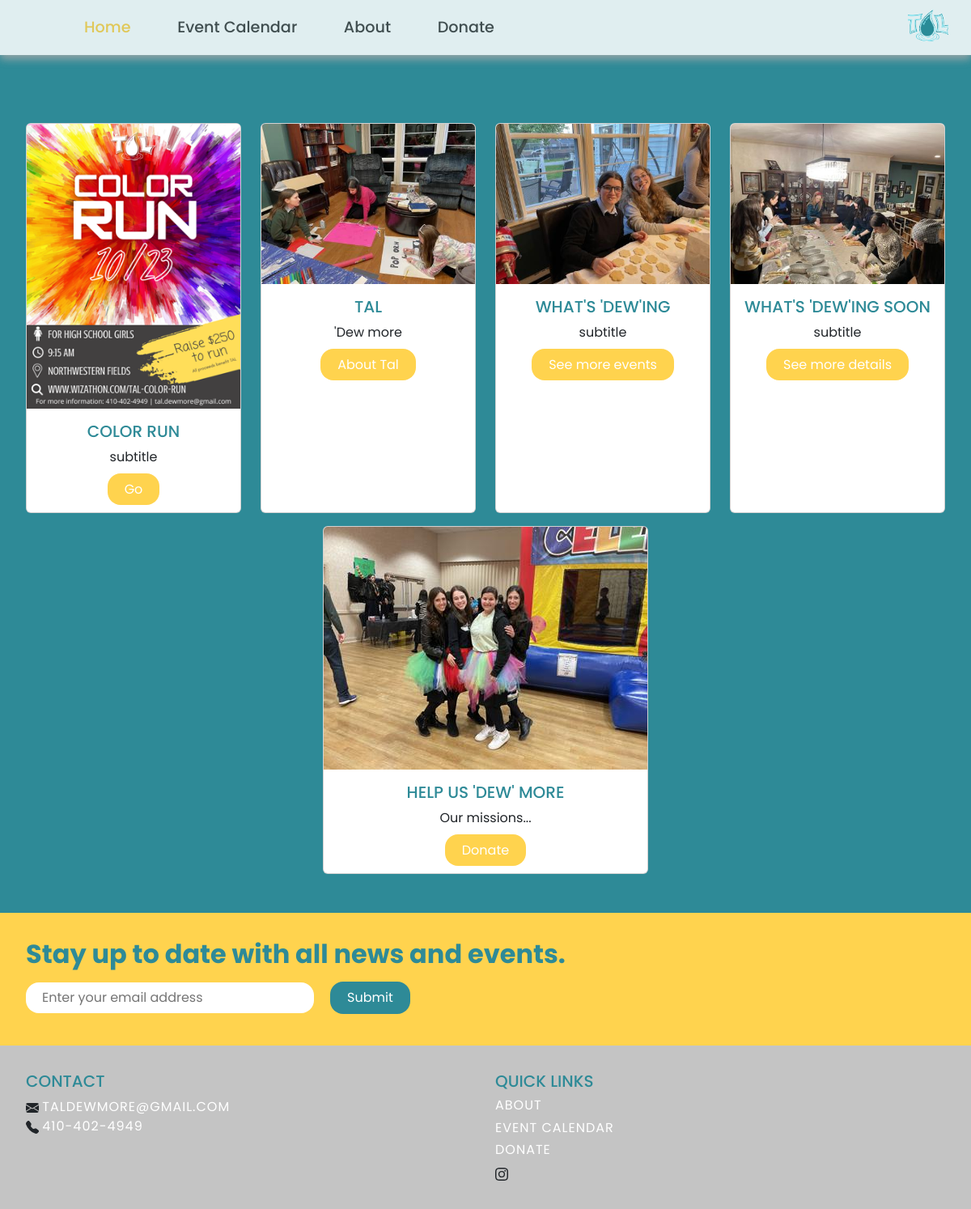
The page / on the database its author committed.
### home/models.py (models this page shows, shortened)
class Card(models.Model):
    title = models.CharField(max_length=60)
    subtitle = models.CharField(max_length=120)
    button_text = models.CharField(max_length=25)
    link = models.CharField(max_length=1000)
    image = models.ImageField(upload_to='images')
    date_posted = models.DateTimeField(default=timezone.now)

### home/views.py (the view)
# urls.py: path('', views.home, name='home'),
def home(request):
    cards = Card.objects.all().order_by('-date_posted')
    context = {'cards': cards}
    return render(request, 'home/home.html', context)

### home/templates/home/home.html (shortened to what this page needs)
{% extends 'home/base.html' %}
{% block homeTab %}current-page{% endblock %}
{% block body %}
<br><br>
    <div id="home">
        <div class="row ">
            {% for card in cards %}
              <div class="col d-flex justify-content-around text-center mb-3">
                <div class="card" style="min-width: 250px;" style="padding: 10em;">
                  <img class="card-img-top" src="{{ card.image.url }}" alt="{{ card.title }}">
                  <div class="card-body">
                    <h5 class="card-title text-uppercase">{{ card.title }}</h5>
                    <p class="card-text">{{ card.subtitle }}</p>
                    <a href="{{ card.link }}"  class="central-button">{{ card.button_text }}</a>
                  </div>
                  </div>
              </div>
            {% endfor %}
          </div>
        </div>
{% endblock %}

### home/templates/home/base.html (shortened to what this page needs)
{% load static %}
<!DOCTYPE html>
<html>
<head>
    <link href="https://cdn.jsdelivr.net/npm/bootstrap@5.2.0/dist/css/bootstrap.min.css" rel="stylesheet">
    <link rel="stylesheet" type="text/css" href="{% static 'home/navbar.css' %}">
    <link rel="stylesheet" type="text/css" href="{% static 'home/style.css' %}">
    <nav class="navbar" style="padding-bottom: 60px;">
      <div class="navbar-container container">
          <a href="{% url 'home' %}" style="position: absolute; right: 1em;"><img src="{{ MEDIA_URL }}/images/logo.png" width="50px" style="margin-bottom: 1em;
    margin-right: 0.75em;" class=""></a>
          <ul class="menu-items" style="padding-right:1em;">
              <li><a href="{% url 'home' %}" id="{% block homeTab %}{% endblock %}">Home</a></li>
              <li><a href="{% url 'events' %}" id="{% block eventTab %}{% endblock %}">Event Calendar</a></li>
              <li><a href="{% url 'about' %}"  id="{% block aboutTab %}{% endblock %}">About</a></li>
              <li><a href="{% url 'donate' %}" id="{% block donateTab %}{% endblock %}">Donate</a></li>
          </ul>
      </div>
  </nav>
</head>
<body>
      <br><br><br>
    {% block body %}{% endblock %}
    <div id="subscribe" class="">
        <h2>Stay up to date with all news and events.</h2>
        <form method="POST" action="{% url 'getemail' %}">
            <input type="email" name="email" placeholder="Enter your email address" required class="email-input " style="margin-right:1em">
            <input type="submit" name="submit" class="central-button ml-5 green-button">
        </form>
    </div>
    <div id="contact">
        <div class="row">
            <div class="col-lg-6">
                <h5>Contact</h5>
                <span>
                    <h6 style="display:inline;">TALDEWMORE@GMAIL.COM</h6>
                </span>
                <br>
                <span style="margin-top: 1em;">
                    <h6 style="display:inline;">410-402-4949</h6>
                </span>
                <br><br>
            </div>
            <div class="col-lg-6">
            <h5>Quick Links</h5>
                <h6><a href="{% url 'events' %}" id="nostylelink">about</a></h6>
                <h6><a href="{% url 'events' %}" id="nostylelink">event calendar</a></h6>
                <h6><a href="{% url 'donate' %}" id="nostylelink">donate</a></h6>
            </div>
        </div>
    </div>
</body>
</html>

### home/static/home/navbar.css (style rules this page uses)
*, *::after, *::before { box-sizing: border-box; padding: 0; margin: 0; }
body { font-family: "Poppins", sans-serif; }
.container { max-width: 1200px; width: 90%; margin: auto; }
.navbar { box-shadow: 0px 5px 10px 0px #aaa; position: fixed; width: 100%; background: #fff; color: #000; opacity: 0.85; height: 50px; z-index: 12; }
.navbar-container { display: flex; justify-content: space-between; height: 64px; align-items: center; }
.menu-items { order: 2; display: flex; }
.menu-items li { padding-top: 0.6em; list-style: none; margin-right: 3em; margin-bottom: 0.5rem; font-size: 1.2rem; }
.menu-items a { text-decoration: none; color: #444; font-weight: 500; transition: color 0.3s ease-in-out; }
#contact { padding: 5rem 0; background: rgb(226, 226, 226); }

### home/static/home/style.css (style rules this page uses)
body { overflow-x:hidden; background-color: #2E8A97; }
h2 { color: #2E8A97; font-weight: bolder; }
h6 { color: white; font-weight: normal; letter-spacing: 1px; text-transform: uppercase; }
h5 { color: #2E8A97; text-transform: uppercase; }
#subscribe { background-color: #FFD34E; padding: 2em; }
#contact { background-color: rgb(196,196,196); padding: 2em; }
#home { padding: 2em; }
.central-button { border: none; padding: 0.5em 1.3em; border-radius: 1em; color: white; text-decoration: none!important; }
a.central-button { background-color: #FFD34E; -webkit-transition: background-color 300ms linear; -ms-transition: background-color 300ms linear; transition: background-color 300ms linear; }
.email-input { padding: 7px 20px; margin: 8px 0; border: none; border-radius: 1em; }
#nostylelink { color: inherit; text-decoration: none; }
.green-button { background-color: #2E8A97; }
#current-page { color: #FFD34E; }

### rows shown on the page
Card: image (picture), title "COLOR RUN", subtitle "subtitle", button_text "Go"
Card: image (picture), title "TAL", subtitle "'Dew more", button_text "About Tal"
Card: image (picture), title "WHAT'S 'DEW'ING", subtitle "subtitle", button_text "See more events"
Card: image (picture), title "WHAT'S 'DEW'ING SOON", subtitle "subtitle", button_text "See more details"
Card: image (picture), title "HELP US 'DEW' MORE", subtitle "Our missions...", button_text "Donate"
